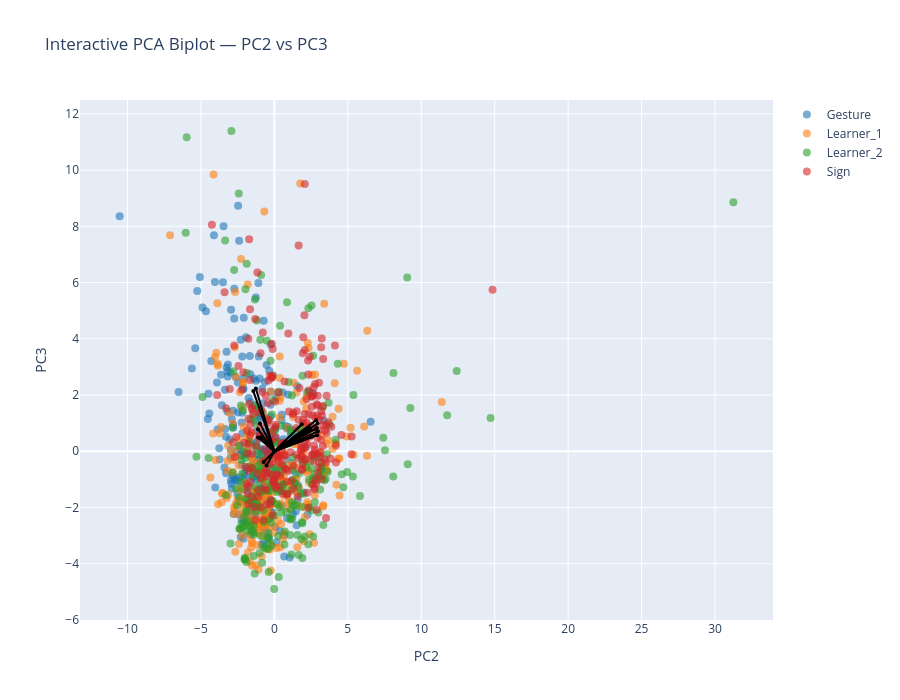

Notebook code for this chart:
### Markdown cell above
## PC2-PC3

### Code cell
interactive_PCA_biplot(score=x_new_GS, 
                       coeff=loadings_GS, 
                       labels=feature_names, 
                       y=y, 
                       selected_vars=selected_vars, 
                       pc_x=2, 
                       pc_y=3,
                       concepts = concepts,
                       le=le,
                       show_labels=False)

### Figure 1 — Plotly figure (JSON) as saved in the notebook; plotly's stock layout.template omitted (floating-point values rounded to 4 significant figures; data arrays with more than 128 entries replaced by an {"elided": "..."} marker saying what was removed)
{"data": [{"hoverinfo": "text", "marker": {"color": "#1f77b4", "opacity": 0.6, "size": 8}, "mode": "markers", "name": "Gesture", "showlegend": true, "text": {"elided": "250 str values"}, "type": "scatter", "x": {"elided": "250 float values"}, "y": {"elided": "250 float values"}}, {"hoverinfo": "text", "marker": {"color": "#ff7f0e", "opacity": 0.6, "size": 8}, "mode": "markers", "name": "Learner_1", "showlegend": true, "text": {"elided": "249 str values"}, "type": "scatter", "x": {"elided": "249 float values"}, "y": {"elided": "249 float values"}}, {"hoverinfo": "text", "marker": {"color": "#2ca02c", "opacity": 0.6, "size": 8}, "mode": "markers", "name": "Learner_2", "showlegend": true, "text": {"elided": "247 str values"}, "type": "scatter", "x": {"elided": "247 float values"}, "y": {"elided": "247 float values"}}, {"hoverinfo": "text", "marker": {"color": "#d62728", "opacity": 0.6, "size": 8}, "mode": "markers", "name": "Sign", "showlegend": true, "text": {"elided": "243 str values"}, "type": "scatter", "x": {"elided": "243 float values"}, "y": {"elided": "243 float values"}}, {"hoverinfo": "text", "hovertext": "gross__variability__arm_speed_Gstd", "line": {"color": "black"}, "marker": {"size": 4}, "mode": "lines+markers", "showlegend": false, "textposition": "top center", "type": "scatter", "x": [0, -0.9918], "y": [0, 0.4793]}, {"hoverinfo": "text", "hovertext": "gross__magnitude__arm_speed_peak_mean", "line": {"color": "black"}, "marker": {"size": 4}, "mode": "lines+markers", "showlegend": false, "textposition": "top center", "type": "scatter", "x": [0, -0.9082], "y": [0, 0.4893]}, {"hoverinfo": "text", "hovertext": "gross__rhythm__arm_speed_mod_depth", "line": {"color": "black"}, "marker": {"size": 4}, "mode": "lines+markers", "showlegend": false, "textposition": "top center", "type": "scatter", "x": [0, -0.532], "y": [0, -0.5032]}, {"hoverinfo": "text", "hovertext": "gross__magnitude__arm_acc_Gmean", "line": {"color": "black"}, "marker": {"size": 4}, "mode": "lines+markers", "showlegend": false, "textposition": "top center", "type": "scatter", "x": [0, -1.257], "y": [0, 2.231]}, {"hoverinfo": "text", "hovertext": "gross__variability__arm_acc_Gstd", "line": {"color": "black"}, "marker": {"size": 4}, "mode": "lines+markers", "showlegend": false, "textposition": "top center", "type": "scatter", "x": [0, -1.115], "y": [0, 0.4905]}, {"hoverinfo": "text", "hovertext": "gross__magnitude__arm_acc_peak_mean", "line": {"color": "black"}, "marker": {"size": 4}, "mode": "lines+markers", "showlegend": false, "textposition": "top center", "type": "scatter", "x": [0, -1.122], "y": [0, 0.7878]}, {"hoverinfo": "text", "hovertext": "gross__variability__arm_acc_peak_std", "line": {"color": "black"}, "marker": {"size": 4}, "mode": "lines+markers", "showlegend": false, "textposition": "top center", "type": "scatter", "x": [0, -0.7302], "y": [0, -0.3832]}, {"hoverinfo": "text", "hovertext": "gross__rhythm__arm_acc_mod_depth", "line": {"color": "black"}, "marker": {"size": 4}, "mode": "lines+markers", "showlegend": false, "textposition": "top center", "type": "scatter", "x": [0, -0.9456], "y": [0, 0.4827]}, {"hoverinfo": "text", "hovertext": "gross__magnitude__arm_speed_integral", "line": {"color": "black"}, "marker": {"size": 4}, "mode": "lines+markers", "showlegend": false, "textposition": "top center", "type": "scatter", "x": [0, -1.434], "y": [0, 2.14]}, {"hoverinfo": "text", "hovertext": "gross__magnitude__bbmv_arms_total", "line": {"color": "black"}, "marker": {"size": 4}, "mode": "lines+markers", "showlegend": false, "textposition": "top center", "type": "scatter", "x": [0, -0.9777], "y": [0, 0.9875]}, {"hoverinfo": "text", "hovertext": "fine__handshape__fingertip_spread_mean", "line": {"color": "black"}, "marker": {"size": 4}, "mode": "lines+markers", "showlegend": false, "textposition": "top center", "type": "scatter", "x": [0, 2.837], "y": [0, 1.1]}, {"hoverinfo": "text", "hovertext": "fine__variability__fingertip_spread_std", "line": {"color": "black"}, "marker": {"size": 4}, "mode": "lines+markers", "showlegend": false, "textposition": "top center", "type": "scatter", "x": [0, 2.885], "y": [0, 0.8294]}, {"hoverinfo": "text", "hovertext": "fine__handshape__thumb_index_mean", "line": {"color": "black"}, "marker": {"size": 4}, "mode": "lines+markers", "showlegend": false, "textposition": "top center", "type": "scatter", "x": [0, 2.942], "y": [0, 0.9849]}, {"hoverinfo": "text", "hovertext": "fine__variability__thumb_index_std", "line": {"color": "black"}, "marker": {"size": 4}, "mode": "lines+markers", "showlegend": false, "textposition": "top center", "type": "scatter", "x": [0, 2.432], "y": [0, 0.7776]}, {"hoverinfo": "text", "hovertext": "fine__handshape__mcp_tip_mean", "line": {"color": "black"}, "marker": {"size": 4}, "mode": "lines+markers", "showlegend": false, "textposition": "top center", "type": "scatter", "x": [0, 2.826], "y": [0, 0.8025]}, {"hoverinfo": "text", "hovertext": "fine__variability__mcp_tip_std", "line": {"color": "black"}, "marker": {"size": 4}, "mode": "lines+markers", "showlegend": false, "textposition": "top center", "type": "scatter", "x": [0, 2.558], "y": [0, 0.5189]}, {"hoverinfo": "text", "hovertext": "fine__handshape__thumb_opposition_mean", "line": {"color": "black"}, "marker": {"size": 4}, "mode": "lines+markers", "showlegend": false, "textposition": "top center", "type": "scatter", "x": [0, 1.866], "y": [0, 0.9602]}, {"hoverinfo": "text", "hovertext": "fine__handshape__handshape_size_mean", "line": {"color": "black"}, "marker": {"size": 4}, "mode": "lines+markers", "showlegend": false, "textposition": "top center", "type": "scatter", "x": [0, 2.961], "y": [0, 0.7112]}, {"hoverinfo": "text", "hovertext": "fine__variability__handshape_size_std", "line": {"color": "black"}, "marker": {"size": 4}, "mode": "lines+markers", "showlegend": false, "textposition": "top center", "type": "scatter", "x": [0, 2.906], "y": [0, 0.5713]}, {"hoverinfo": "text", "hovertext": "fine__variability__handshape_variability", "line": {"color": "black"}, "marker": {"size": 4}, "mode": "lines+markers", "showlegend": false, "textposition": "top center", "type": "scatter", "x": [0, 2.357], "y": [0, 0.8368]}], "layout": {"height": 700, "hovermode": "closest", "title": {"text": "Interactive PCA Biplot — PC2 vs PC3"}, "width": 900, "xaxis": {"title": {"text": "PC2"}}, "yaxis": {"title": {"text": "PC3"}}}}
